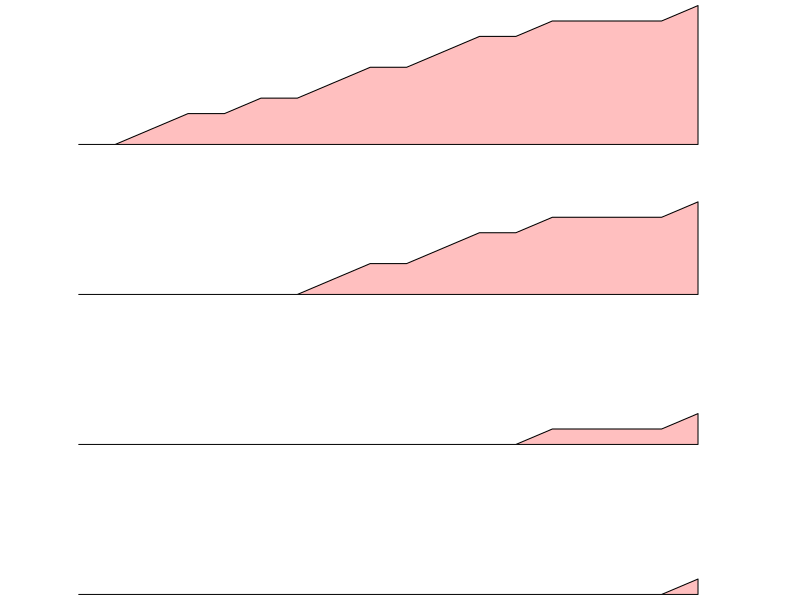

Write R code to recreate this figure.
x <- c(0,0,1,1,0,1,0,1,1,0,1,1,0,1,0,0,0,1)

# plot(cumsum(x), type='S',ann=FALSE, axes=FALSE,lwd=2)

par(mfrow=c(4,1), mar = c(0,1,0,0))

for (i in c(0,6,12,15)){
  fff <- i
  # plot(c(rep(0,fff), cumsum(x[fff:length(x)])), type='S',ann=FALSE, axes=FALSE,lwd=2, ylim=c(0,max(cumsum(x))))
  plot(1,1,cex=0, xlim=c(0,20), ylim=c(0,max(cumsum(x))), ann = FALSE, axes = FALSE)
  
  polygon(c(1:length(cumsum(x)), length(cumsum(x)):1),
          c(c(rep(0,fff), cumsum(x[(fff+1):length(x)])), rep(0,length(cumsum(x)))),
          col = rgb(1,0,0,0.25))
  
  
}




